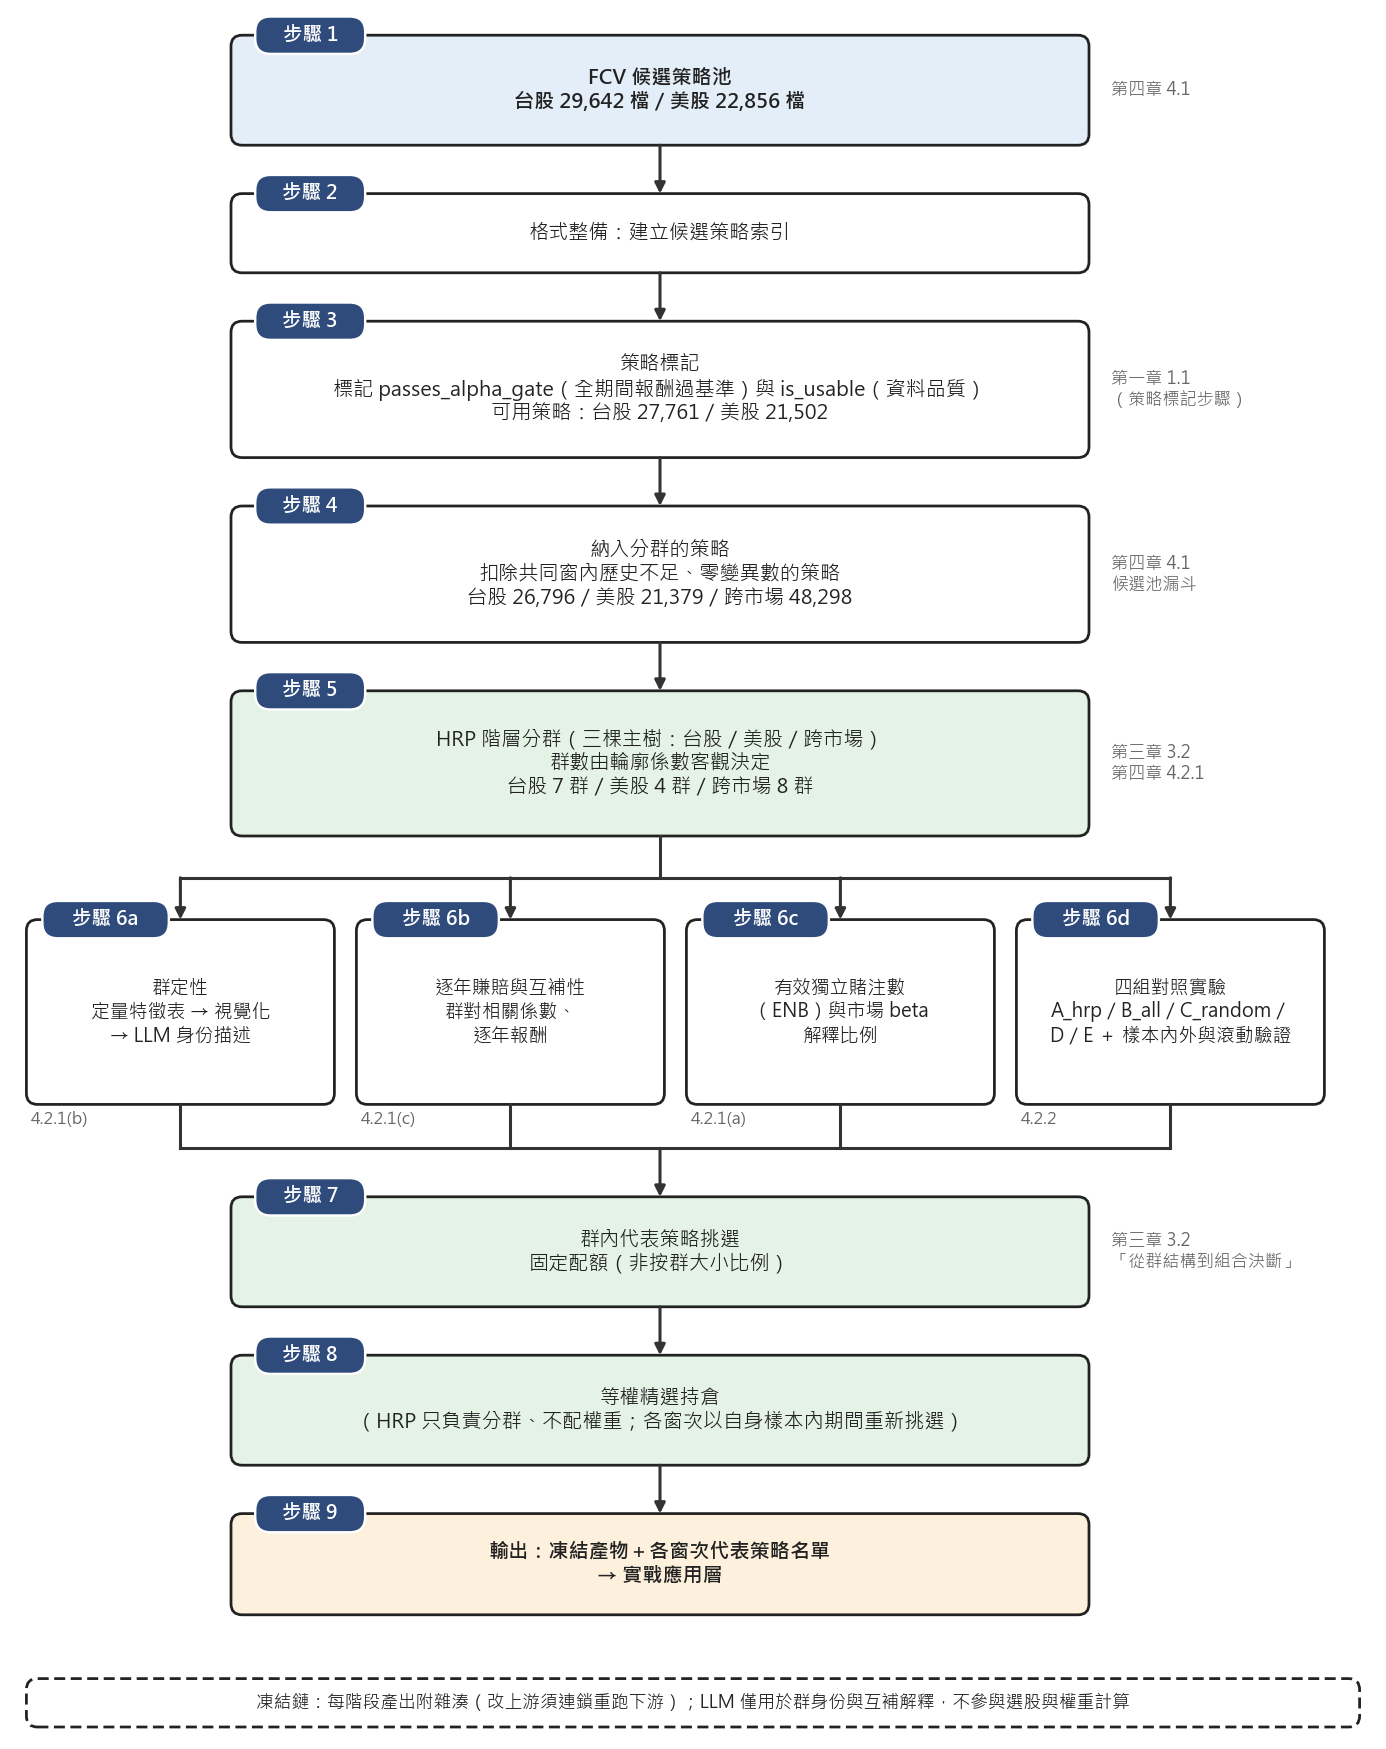

Reproduce this figure in Python.
# -*- coding: utf-8 -*-
"""圖二-a：研究部建構流程（一次性，每個窗次重建）。對應第三章 3.2、第四章 4.1／4.2。

每個步驟左上角有「步驟 N」標籤（2026-10-19 依使用者要求加入）。
漏斗數字（2026-11-08 台股股價修正後重跑，對照 _frozen/stage0 candidate_index／stage4 strategy_map／stage3 cluster_assign 查證）：
  候選池 TW 29,642／US 22,856；可用策略 27,761／21,502；納入分群 26,796／21,379／XM 48,298。
群數：TW 7／US 4／XM 8（`stage3_hrp.L1_TARGET`，輪廓係數決定）。
"""
from _figlib import C, Canvas


def make():
    W, H = 6.3, 7.95
    c = Canvas(W, H)

    cx = 3.0           # 主軸中心 x
    bw = 3.9           # 主軸框寬
    x0 = cx - bw / 2

    def spine(y_top, h, text, step, fc="#FFFFFF", bold=False, fs=6.6):
        c.box(x0, y_top - h, bw, h, text, fs=fs, fc=fc, bold=bold)
        c.badge(x0 + 0.36, y_top, step)
        return y_top - h

    y = H - 0.16
    y1 = spine(y, 0.50, "FCV 候選策略池\n台股 29,642 檔／美股 22,856 檔", "步驟 1", fc=C["fcv"], bold=True)
    c.arrow(cx, y1, cx, y1 - 0.22)
    y2 = spine(y1 - 0.22, 0.36, "格式整備：建立候選策略索引", "步驟 2")
    c.arrow(cx, y2, cx, y2 - 0.22)
    y3 = spine(y2 - 0.22, 0.62,
               "策略標記\n標記 passes_alpha_gate（全期間報酬過基準）與 is_usable（資料品質）\n"
               "可用策略：台股 27,761／美股 21,502", "步驟 3")
    c.arrow(cx, y3, cx, y3 - 0.22)
    y4 = spine(y3 - 0.22, 0.62,
               "納入分群的策略\n扣除共同窗內歷史不足、零變異數的策略\n"
               "台股 26,796／美股 21,379／跨市場 48,298", "步驟 4")
    c.arrow(cx, y4, cx, y4 - 0.22)
    y5 = spine(y4 - 0.22, 0.66,
               "HRP 階層分群（三棵主樹：台股／美股／跨市場）\n群數由輪廓係數客觀決定\n"
               "台股 7 群／美股 4 群／跨市場 8 群", "步驟 5", fc=C["res"])

    # 步驟 6：四條並行分析
    yb_top = y5 - 0.38
    bwid, gap = 1.40, 0.10
    xs = [0.12 + i * (bwid + gap) for i in range(4)]
    heads = [
        ("步驟 6a", "群定性\n定量特徵表 → 視覺化\n→ LLM 身份描述"),
        ("步驟 6b", "逐年賺賠與互補性\n群對相關係數、\n逐年報酬"),
        ("步驟 6c", "有效獨立賭注數\n（ENB）與市場 beta\n解釋比例"),
        ("步驟 6d", "四組對照實驗\nA_hrp／B_all／C_random／\nD／E ＋ 樣本內外與滾動驗證"),
    ]
    bh = 0.84
    yb = yb_top - bh
    for x, (st, t) in zip(xs, heads):
        c.box(x, yb, bwid, bh, t, fs=6.2, fc="#FFFFFF")
        c.badge(x + 0.36, yb_top, st)
    ybar = y5 - 0.19
    c.ax.plot([xs[0] + bwid / 2, xs[3] + bwid / 2], [ybar, ybar], lw=1.0, color=C["arrow"], zorder=4)
    c.ax.plot([cx, cx], [y5, ybar], lw=1.0, color=C["arrow"], zorder=4)
    for x in xs:
        c.arrow(x + bwid / 2, ybar, x + bwid / 2, yb_top, lw=1.0)

    # 步驟 7（四條匯入）
    ybar2 = yb - 0.20
    c.ax.plot([xs[0] + bwid / 2, xs[3] + bwid / 2], [ybar2, ybar2], lw=1.0, color=C["arrow"], zorder=4)
    for x in xs:
        c.ax.plot([x + bwid / 2, x + bwid / 2], [yb, ybar2], lw=1.0, color=C["arrow"], zorder=4)
    y7_top = ybar2 - 0.22
    c.arrow(cx, ybar2, cx, y7_top, lw=1.0)
    y7 = spine(y7_top, 0.50, "群內代表策略挑選\n固定配額（非按群大小比例）", "步驟 7", fc=C["res"])
    c.arrow(cx, y7, cx, y7 - 0.22)
    y8 = spine(y7 - 0.22, 0.50,
               "等權精選持倉\n（HRP 只負責分群、不配權重；各窗次以自身樣本內期間重新挑選）", "步驟 8",
               fc=C["res"])
    c.arrow(cx, y8, cx, y8 - 0.22)
    y9 = spine(y8 - 0.22, 0.46, "輸出：凍結產物＋各窗次代表策略名單\n→ 實戰應用層", "步驟 9",
               fc=C["app"], bold=True)

    # 右側章節對照（灰字）
    rx = x0 + bw + 0.10

    def ref(ytop, h, text):
        c.ax.text(rx, ytop - h / 2, text, fontsize=5.6, color=C["mute"], va="center", ha="left",
                  zorder=6)

    ref(H - 0.16, 0.50, "第四章 4.1")
    ref(y3 + 0.62, 0.62, "第一章 1.1\n（策略標記步驟）")
    ref(y4 + 0.62, 0.62, "第四章 4.1\n候選池漏斗")
    ref(y5 + 0.66, 0.66, "第三章 3.2\n第四章 4.2.1")
    for x, t in zip(xs, ["4.2.1(b)", "4.2.1(c)", "4.2.1(a)", "4.2.2"]):
        c.ax.text(x + 0.02, yb - 0.03, t, fontsize=5.4, color=C["mute"], ha="left", va="top")
    ref(y7 + 0.50, 0.50, "第三章 3.2\n「從群結構到組合決斷」")

    c.box(0.12, 0.10, W - 0.24, 0.22,
          "凍結鏈：每階段產出附雜湊（改上游須連鎖重跑下游）；LLM 僅用於群身份與互補解釋，不參與選股與權重計算",
          fs=5.8, fc="#FFFFFF", style="dashed", minfs=4.8)
    return c


if __name__ == "__main__":
    print(make().save("fig_research_flow"))
